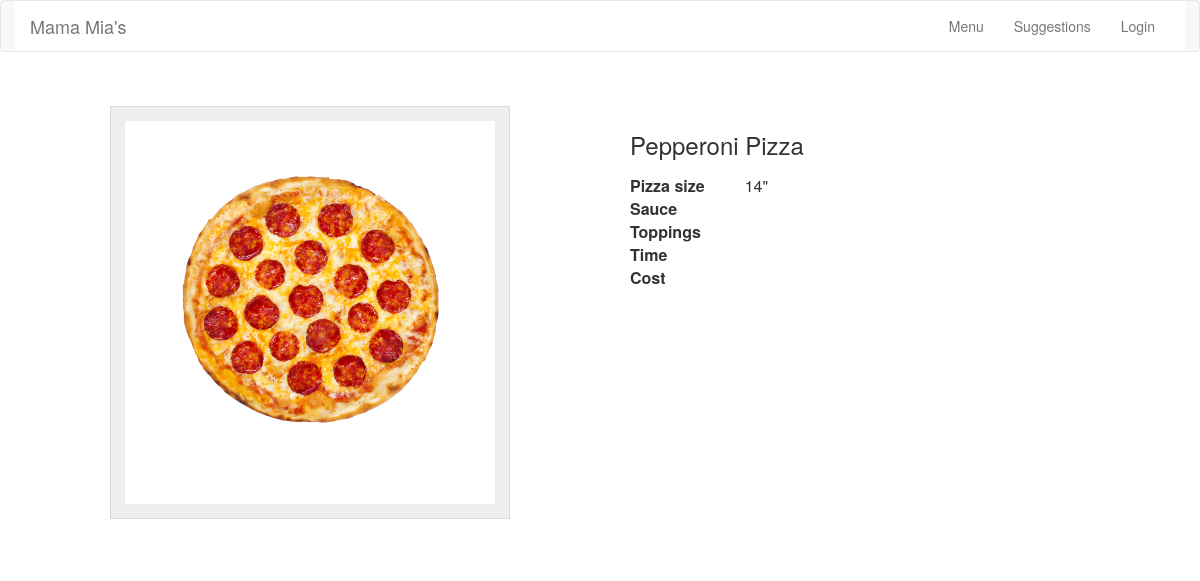
The app's page /details.php?id=2 with its own data.
### tables this page shows
CREATE TABLE `Media` (
	`media_id`	int(11) NOT NULL,
	`title`	varchar(100) NOT NULL,
	`img`	varchar(255) NOT NULL,
	`genre_id`	int(11) NOT NULL,
	`format`	varchar(25) NOT NULL,
	`year`	varchar(100) NOT NULL,
	`category`	varchar(6) NOT NULL
);

### inc/functions.php (called while the page is built, shortened)
<?php
function full_catalog_array() {
    include("connection.php");
    try {
        $results = $db->query("SELECT media_id, title, category, img FROM Media");
    } catch (Exception $e) {
        echo "Unable to retrieve results";
        exit;
    }
    $catalog = $results->fetchAll();
    return $catalog;
}

### details.php (the view, shortened to what this page needs)
<?php
include("inc/functions.php");
$catalog = full_catalog_array();
if (isset($_GET["id"])) {
    $id = $_GET["id"];
    if (isset($catalog[$id])) {
        $item = $catalog[$id];
    }
}
include("inc/header.php"); ?>
<div class="section page">
    <div class="wrapper">
        <div class="media-picture">
        <span>
            <img src="<?php echo $item["img"]; ?>" alt="<?php echo $item["title"]; ?>" />
        </span>
        </div>
        <div class="media-details">
            <h1><?php echo $item["title"]; ?></h1>
            <table>
                <tr>
                    <th>Pizza size</th>
                    <td><?php echo $item["category"]; ?></td>
                </tr>
                <tr>
                    <th>Sauce</th>
                    <td><?php echo $item["genre"]; ?></td>
                </tr>
                <tr>
                    <th>Toppings</th>
                    <td><?php echo $item["format"]; ?></td>
                </tr>
                <tr>
                    <th>Time</th>
                    <td><?php echo $item["year"]; ?></td>
                </tr>
                <?php if (strtolower($item["category"]) == '10"' || '12"' || '14"' || '16"') { ?>
                <tr>
                    <th>Cost</th>
                    <td><?php echo $item["artist"]; ?></td>
                </tr>
                <?php } ?>
            </table>
        </div>
    </div>
</div>

### css/style.css (style rules this page uses)
html { font-size: 100%; -webkit-text-size-adjust: 100%; -ms-text-size-adjust: 100%; }
html, button, input, select, textarea { font-family: sans-serif; }
body { margin: 0; }
h1 { font-size: 2em; margin: 0.67em 0; }
img { border: 0; -ms-interpolation-mode: bicubic; }
table { border-collapse: collapse; border-spacing: 0; text-align: left; }
table th { padding-right: 40px; }
html { overflow-y: scroll; overflow-x: hidden; }
body { font-family: 'Open Sans', sans-serif; background:#f0eeed; color: #676767; }
.wrapper { width: 980px; margin: 0 auto; }
.section.page:after { content:"";display:block;visibility:hidden;height:0;clear:both; }
.section.page { padding: 34px 0; background: white; }
.section.page h1 { font-size: 24px; text-align: center; line-height: 1.6; font-weight: normal; }
.section.page .media-details h1 { text-align: left; }
.media-picture { float: left; width: 400px; text-align: center; border: 1px solid #d9d9d9; padding: 14px; background: #f0eeed; }
.media-picture span { background: white; display: block; width: 100%; padding: 36px 0 61px; }
.media-picture img { width: 292px; }
.media-details { width: 460px; float: right; }

### records on screen
media: img (picture), title "Pepperoni Pizza", category "14\""
